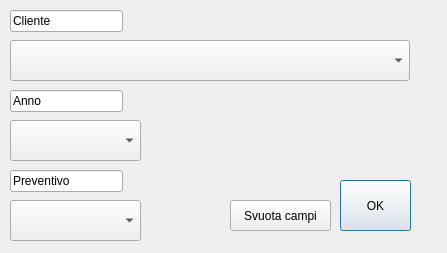
<?xml version="1.0" encoding="UTF-8"?>
<ui version="4.0">
 <class>Dialog</class>
 <widget class="QDialog" name="Dialog">
  <property name="geometry">
   <rect>
    <x>0</x>
    <y>0</y>
    <width>447</width>
    <height>253</height>
   </rect>
  </property>
  <property name="windowTitle">
   <string>Dialog</string>
  </property>
  <widget class="QComboBox" name="cb_Cliente">
   <property name="geometry">
    <rect>
     <x>10</x>
     <y>40</y>
     <width>400</width>
     <height>41</height>
    </rect>
   </property>
  </widget>
  <widget class="QComboBox" name="cb_anno">
   <property name="geometry">
    <rect>
     <x>10</x>
     <y>120</y>
     <width>131</width>
     <height>41</height>
    </rect>
   </property>
  </widget>
  <widget class="QComboBox" name="cb_preventivo">
   <property name="geometry">
    <rect>
     <x>10</x>
     <y>200</y>
     <width>131</width>
     <height>41</height>
    </rect>
   </property>
  </widget>
  <widget class="QLineEdit" name="lb_preventivo">
   <property name="geometry">
    <rect>
     <x>10</x>
     <y>170</y>
     <width>113</width>
     <height>22</height>
    </rect>
   </property>
   <property name="text">
    <string>Preventivo</string>
   </property>
  </widget>
  <widget class="QLineEdit" name="lb_anno">
   <property name="geometry">
    <rect>
     <x>10</x>
     <y>90</y>
     <width>113</width>
     <height>22</height>
    </rect>
   </property>
   <property name="text">
    <string>Anno</string>
   </property>
  </widget>
  <widget class="QLineEdit" name="lb_cliente">
   <property name="geometry">
    <rect>
     <x>10</x>
     <y>10</y>
     <width>113</width>
     <height>22</height>
    </rect>
   </property>
   <property name="text">
    <string>Cliente</string>
   </property>
  </widget>
  <widget class="QPushButton" name="btn_ok">
   <property name="geometry">
    <rect>
     <x>340</x>
     <y>180</y>
     <width>71</width>
     <height>51</height>
    </rect>
   </property>
   <property name="text">
    <string>OK</string>
   </property>
  </widget>
  <widget class="QPushButton" name="btn_svuota_campi">
   <property name="geometry">
    <rect>
     <x>230</x>
     <y>200</y>
     <width>101</width>
     <height>31</height>
    </rect>
   </property>
   <property name="text">
    <string>Svuota campi</string>
   </property>
  </widget>
 </widget>
 <tabstops>
  <tabstop>cb_Cliente</tabstop>
  <tabstop>cb_anno</tabstop>
  <tabstop>cb_preventivo</tabstop>
  <tabstop>btn_ok</tabstop>
  <tabstop>btn_svuota_campi</tabstop>
  <tabstop>lb_cliente</tabstop>
  <tabstop>lb_anno</tabstop>
  <tabstop>lb_preventivo</tabstop>
 </tabstops>
 <resources/>
 <connections/>
</ui>
